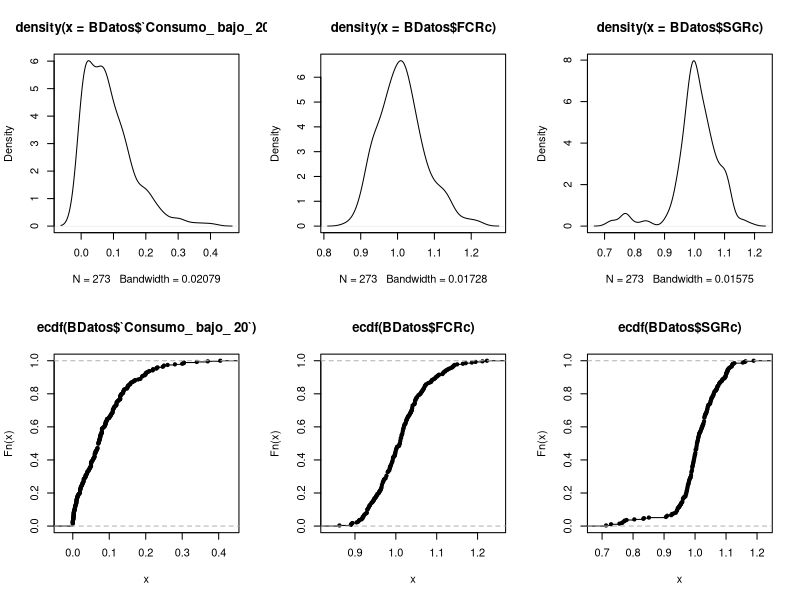
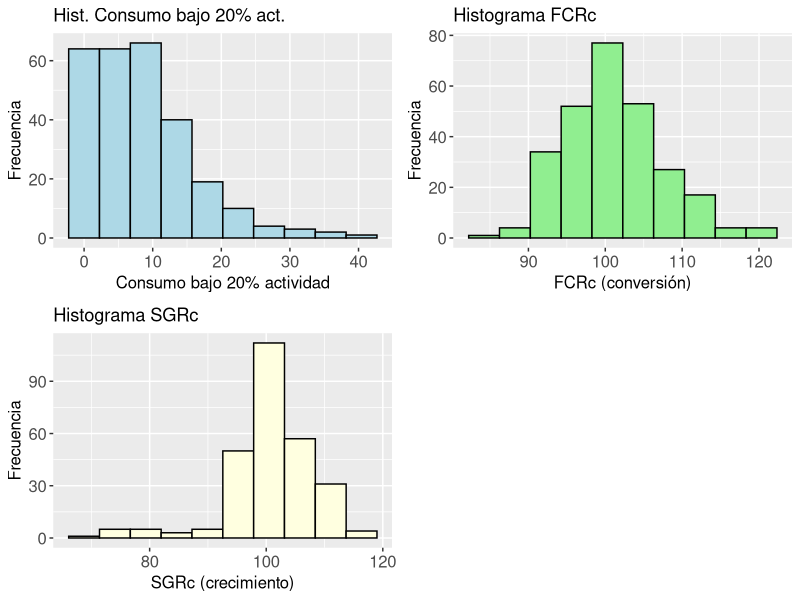
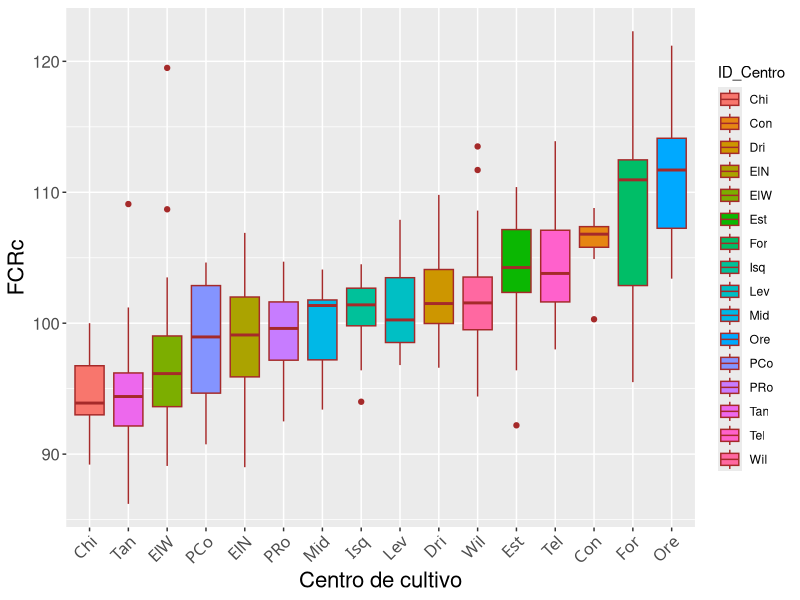
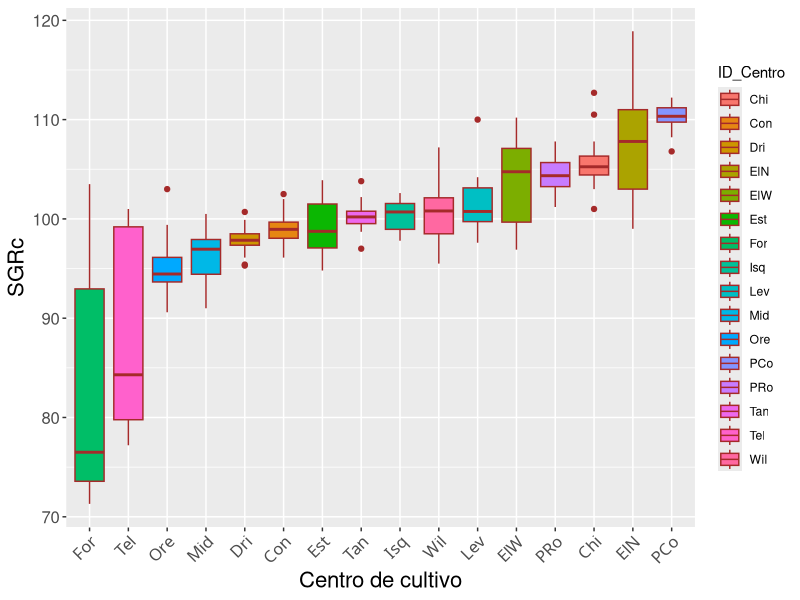
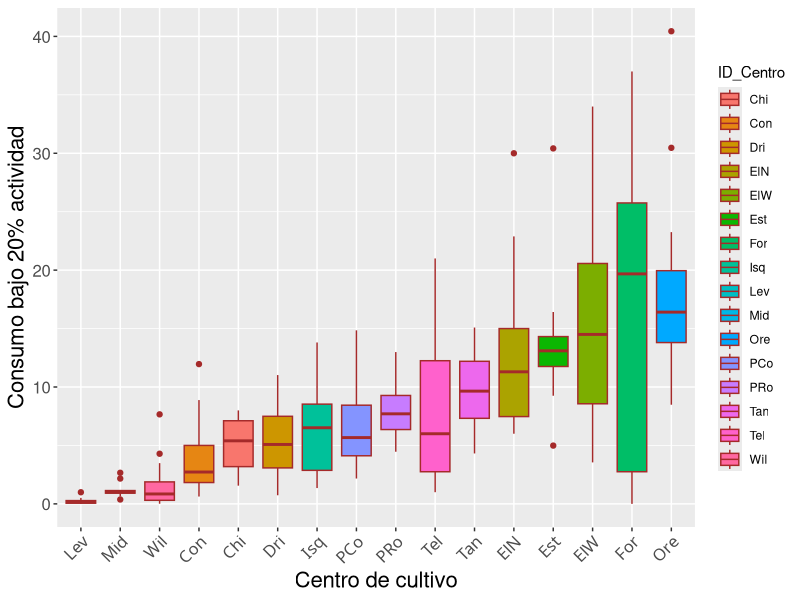
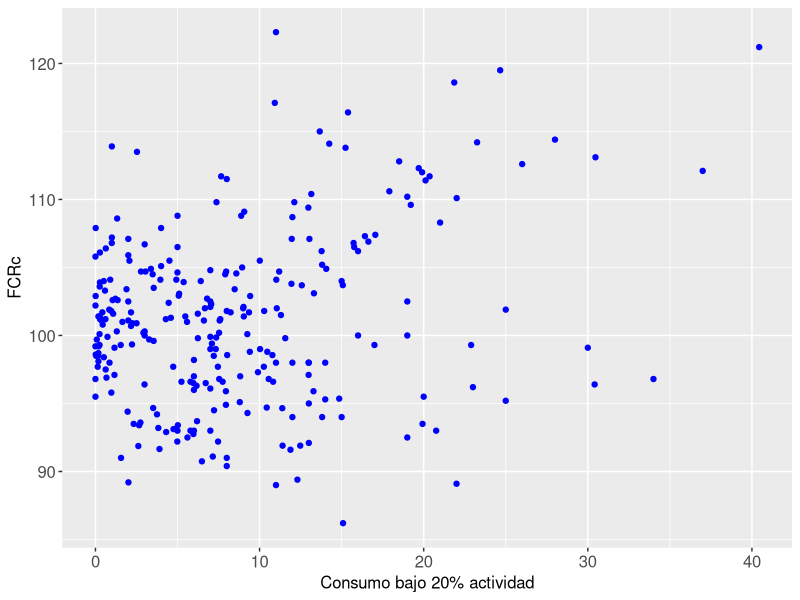
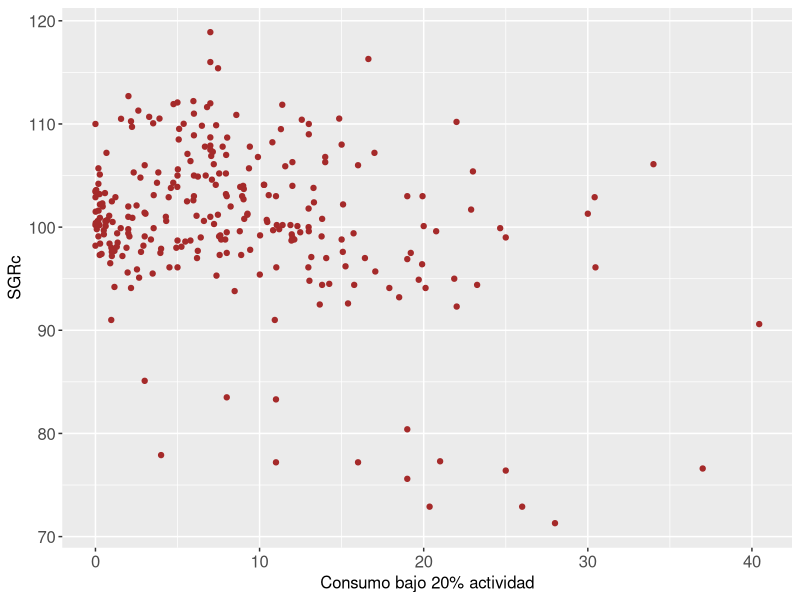
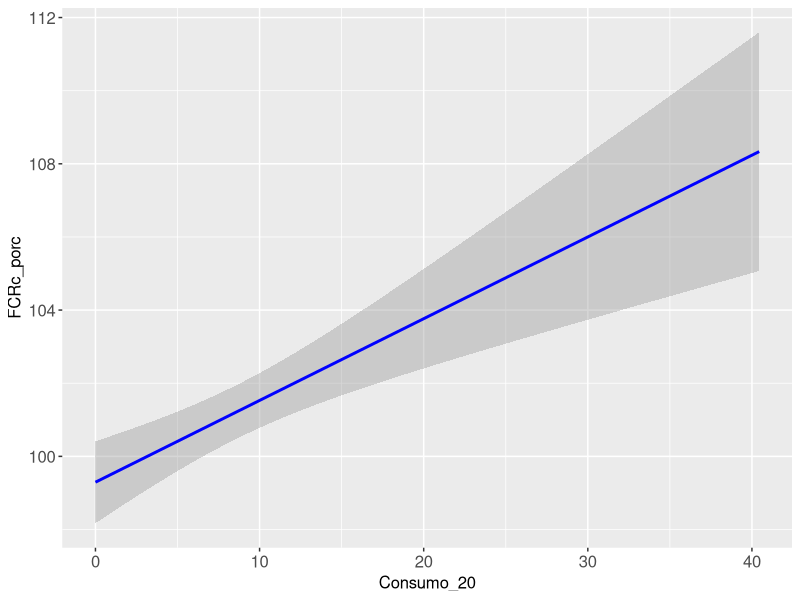

Recreate these plots in R, in order.
## ---- chunk 1
knitr::opts_chunk$set(echo = TRUE)
knitr::opts_chunk$set(warning = FALSE, message = FALSE) 
library(datasets)
library(ggplot2)
library(readxl)
library(tidyr)
library(dplyr)
library(lme4)
library(graphics)
library(stats)
library(stringr)
library(gridExtra)
library(knitr)
## ---- chunk 2
read_excel("Base_Datos_Cons_FCR_SGR.xlsx")
BDatos <-read_excel("Base_Datos_Cons_FCR_SGR.xlsx")
## ---- chunk 3
summary(BDatos)
## ---- chunk 4
BDatos$Year_class <- as.factor(BDatos$Year_class)
BDatos$`Fecha_cosecha` <- as.factor(BDatos$`Fecha_cosecha`)
BDatos$Jaula <-as.factor(BDatos$Jaula)
BDatos$Centro <- as.factor (BDatos$Centro)
summary(BDatos)
str(BDatos)
## ---- chunk 5
par(mfrow=c(2,3))
plot (density(BDatos$`Consumo_ bajo_ 20`))
plot (density(BDatos$FCRc))
plot (density(BDatos$SGRc))
plot (ecdf(BDatos$`Consumo_ bajo_ 20`))
plot (ecdf(BDatos$FCRc))
plot (ecdf(BDatos$SGRc))
## ---- chunk 6
BDatos_mod <-BDatos %>% mutate(Consumo_20=`Consumo_ bajo_ 20` *100 , FCRc_porc=FCRc*100, SGRc_porc=SGRc*100) %>% select (Year_class, Centro, Consumo_20, FCRc_porc,SGRc_porc)
summary (BDatos_mod)
str(BDatos_mod)
## ---- chunk 7
Mi_gráfico = theme(axis.title.x = element_text(size = 12), axis.text.x = element_text(size = 12), axis.title.y = element_text(size = 12), axis.text.y = element_text(size = 12))
Mi_gráfico_2 = theme(axis.title.x = element_text(size = 16), axis.text.x = element_text(angle =45 , vjust= 1,0 , hjust= 1,0, size = 12), axis.title.y = element_text(size = 16), axis.text.y = element_text(size = 12))

## ---- chunk 8
Hist_Cons <- ggplot(BDatos_mod, aes(Consumo_20))+theme_gray()+
  geom_histogram(bins = 10, color= "black",fill="light blue")+
  labs(title="Hist. Consumo bajo 20% act.", x="Consumo bajo 20% actividad", y="Frecuencia")+ Mi_gráfico
## ---- chunk 9
Hist_FCRc <- ggplot(BDatos_mod, aes(FCRc_porc))+theme_gray()+
  geom_histogram(bins = 10, color= "black",fill="light green")+
  labs(title="Histograma FCRc", x="FCRc (conversión)",y="Frecuencia")+ Mi_gráfico
## ---- chunk 10
Hist_SGRc <- ggplot(BDatos_mod, aes(SGRc_porc))+theme_gray()+
  geom_histogram(bins = 10, color= "black",fill="light yellow")+
  labs(title="Histograma SGRc", x="SGRc (crecimiento)", 
       y="Frecuencia")+ Mi_gráfico
## ---- chunk 11
grid.arrange (Hist_Cons, Hist_FCRc, Hist_SGRc, ncol=2, nrow =2)
## ---- chunk 12
BDatos_mod_2 <- BDatos_mod
BDatos_mod_2$Centro <- str_replace_all (BDatos_mod$Centro, c("Elena Norte" = "ElN", "Elena Weste"="ElW", "Punta Cola"= "PCo", "Punta Rouse"= "PRo", "Isla Level 2" = "Level"))
BDatos_mod_2 <- BDatos_mod_2 %>% mutate (ID_Centro= substr(Centro,1,3))
## ---- chunk 13
ggplot(BDatos_mod_2 , aes(x=reorder(ID_Centro , FCRc_porc) , y=FCRc_porc , fill= ID_Centro)) + geom_boxplot(color= "brown") + labs( x="Centro de cultivo", y="FCRc") + Mi_gráfico_2
## ---- chunk 14
ggplot(BDatos_mod_2 , aes(x= reorder(ID_Centro ,SGRc_porc), y=SGRc_porc ,fill=ID_Centro)) +
    geom_boxplot(color= "brown") + labs( x="Centro de cultivo" , y="SGRc")+ Mi_gráfico_2
## ---- chunk 15
ggplot(BDatos_mod_2 , aes(x= reorder(ID_Centro , Consumo_20), y= Consumo_20 ,fill=ID_Centro)) +
    geom_boxplot(color= "brown") + labs( x="Centro de cultivo" , y="Consumo bajo 20% actividad")+ Mi_gráfico_2
## ---- chunk 16
ggplot(BDatos_mod , aes(x= Consumo_20 , y=FCRc_porc)) +
    geom_point(color= "blue") + labs( x="Consumo bajo 20% actividad" , y="FCRc")+ Mi_gráfico
## ---- chunk 17
ggplot(BDatos_mod , aes(x= Consumo_20 , y=SGRc_porc)) +
    geom_point (color= "brown") + labs( x="Consumo bajo 20% actividad" , y="SGRc")+ Mi_gráfico
## ---- chunk 18
BDatos_mod %>% group_by(Centro) %>% summarise(Consumo20_prom = mean(Consumo_20), FCRc_prom = mean(FCRc_porc), SGRc_prom =mean(SGRc_porc))   
BDatos_gcentro <- BDatos_mod %>% group_by(Centro) %>% summarise(Consumo20_prom = mean(Consumo_20), FCRc_prom = mean(FCRc_porc), SGRc_prom =mean(SGRc_porc))   

## ---- chunk 19
BDatos_gcentro %>% filter(Consumo20_prom > 12)%>%arrange(-Consumo20_prom)
BDatos_top <- BDatos_gcentro %>% filter(Consumo20_prom > 12)%>%arrange (-Consumo20_prom)

## ---- chunk 20
 ggplot(BDatos_mod , aes(x= Consumo_20 , y=FCRc_porc))+ geom_smooth(method = "lm",  se= TRUE , color= "blue") + Mi_gráfico
## ---- chunk 21
 ggplot(BDatos_mod , aes(x= Consumo_20 , y=SGRc_porc))+ geom_smooth(method = "lm", se= TRUE, color= "red")  + Mi_gráfico
## ---- chunk 22
cor(BDatos_mod$Consumo_20 , BDatos_mod$FCRc_porc)
cor(BDatos_mod$Consumo_20 , BDatos_mod$SGRc_porc)
## ---- chunk 23
head(BDatos_top)
## ---- chunk 24
cor(BDatos_top$Consumo20_prom , BDatos_top$FCRc_prom)
cor(BDatos_top$Consumo20_prom , BDatos_top$SGRc_prom)
